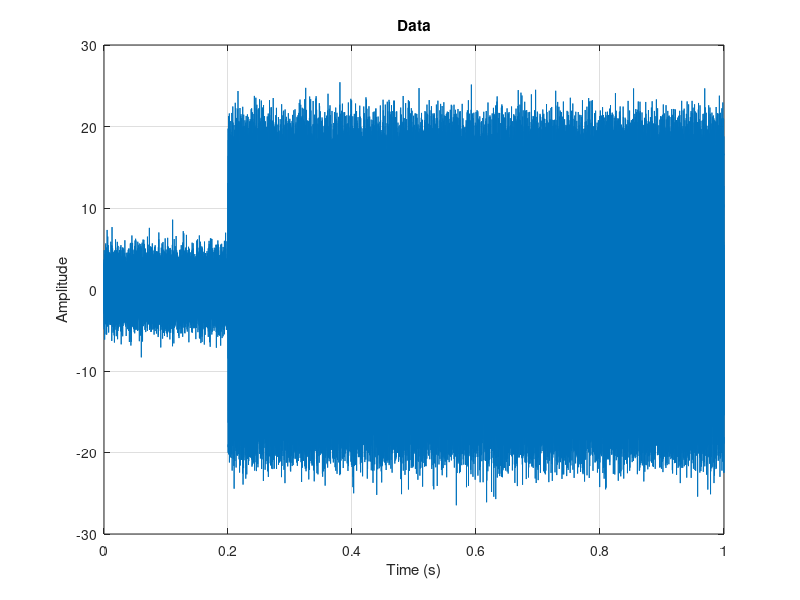
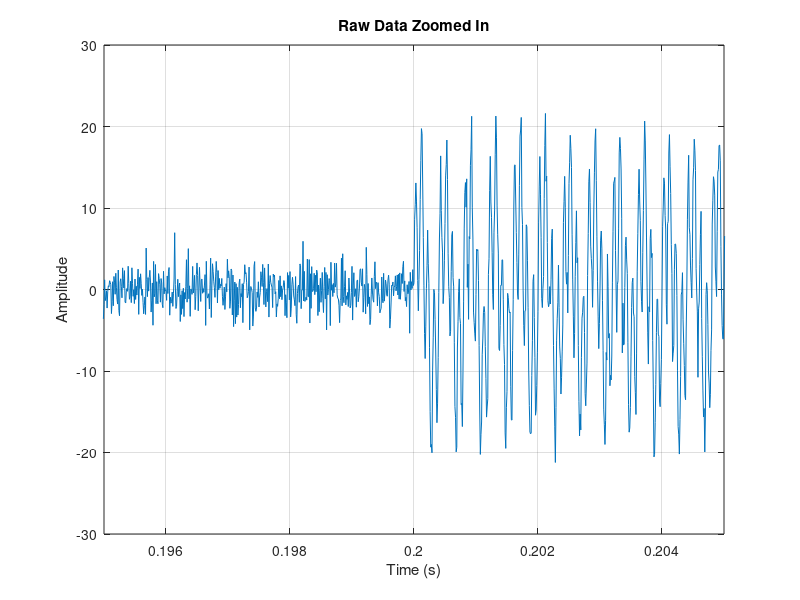
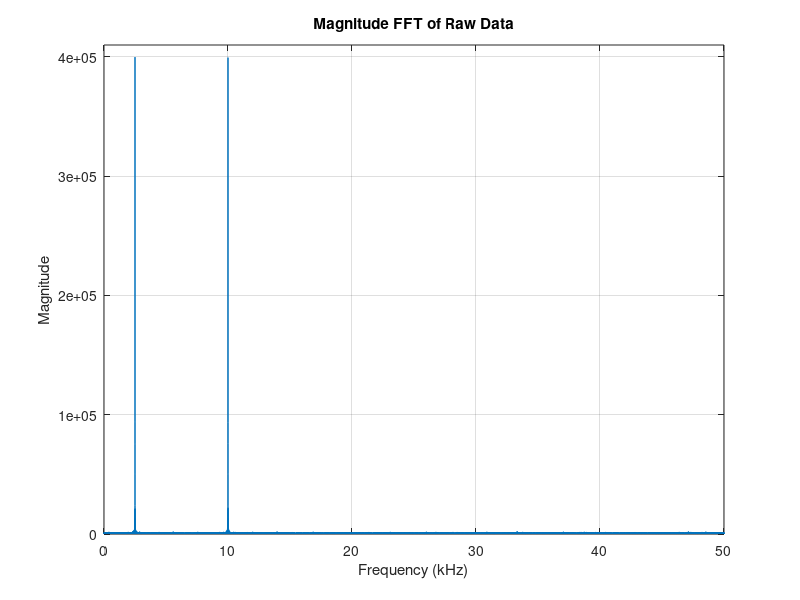
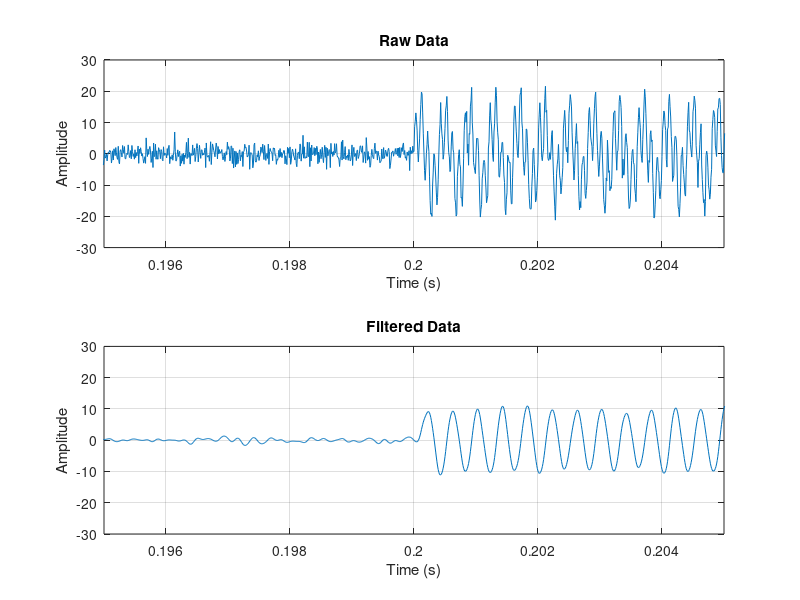

These charts were generated, in order, by the following MATLAB code:
function HW5_VoltageAnanlysis()
clc;
load('FilterData_HW5.mat')

% Get the indices where the time is less than or equal to 0.2 seconds
iNoise = find(tvec<=.2);

% Isolate the noise times and voltages
tNoise = tvec(iNoise);
Noise = yn(iNoise);

% Isolate the signal times and voltages
tSignal = tvec(iNoise(end):end);
Signal = yn(iNoise(end):end);

% Find RMS of the noise and signal voltage values
rmsNoise = RMS(Noise);
rmsSignal = RMS(Signal);
fprintf('RMS Signal: %5.3f\n',rmsSignal)
fprintf('RMS Noise: %5.3f\n',rmsNoise)

% Compute the signal to noise ratio
SNR = 20*log10(rmsSignal/rmsNoise);
fprintf('SNR: %5.3f\n',SNR)

% Filter signal and analyze
FilSig = analyze_data(tvec,yn);

% Isolate the noise times and voltages
Filt_tNoise = tvec(iNoise);
Filt_Noise = FilSig(iNoise);

% Isolate the signal times and voltages
Filt_tSignal = tvec(iNoise(end):end);
Filt_Signal = FilSig(iNoise(end):end);

% Find RMS of the noise and signal voltage values
rmsFiltNoise = RMS(Filt_Noise);
rmsFiltSignal = RMS(Filt_Signal);
fprintf('RMS Filtered Signal: %5.3f\n',rmsFiltSignal)
fprintf('RMS Filtered Noise: %5.3f\n',rmsFiltNoise)

% Compute the signal to noise ratio
FiltSNR = 20*log10(rmsFiltSignal/rmsFiltNoise);
fprintf('SNR: %5.3f\n',FiltSNR)
end

function rms = RMS(val)

N = length(val);
sq_val = val .^2;
ave = sum(sq_val) ./ N;

rms = sqrt(ave);
end

function FilSig = analyze_data(tvec,yn)
% --- Visualize data in file ---
figure;plot(tvec,yn);grid
title('Data')
xlabel('Time (s)');ylabel('Amplitude')

figure;plot(tvec,yn);grid
title('Raw Data Zoomed In')
axis([0.195,0.205,-30,30])
xlabel('Time (s)');ylabel('Amplitude')

% Frequency analysis
n = length(tvec);
fs = n/max(tvec);
fvec = [1:n/2-1]*fs/n; % frequency vector
Yn = abs(fft(yn));
figure;plot(fvec*1e-3,Yn(2:n/2));grid
xlabel('Frequency (kHz)');ylabel('Magnitude')
title('Magnitude FFT of Raw Data')
axis([0 50,0,4.1e5])
% ---------------------

% --- Lowpass (Butterworth) filter response ---
wn = .1;                      % define normalized cutoff frequency
[bu,au] = butter(6,wn,'low'); % create lowpass filter characteristics
FilSig = filter(bu,au,yn);    % apply filter to data
% -----------------------------------

figure;
subplot(211);plot(tvec,yn);grid
axis([0.195,0.205,-30,30])
title('Raw Data')
xlabel('Time (s)');ylabel('Amplitude')
subplot(212);plot(tvec,FilSig);grid
title('Filtered Data')
xlabel('Time (s)');ylabel('Amplitude')
axis([0.195,0.205,-30,30])
% -----------------------------------

% Frequency analysis
n = length(tvec);
fs = n/max(tvec);
fvec = [1:n/2-1]*fs/n; % frequency vector
FYn = abs(fft(FilSig));
figure;plot(fvec*1e-3,FYn(2:n/2));grid
xlabel('Frequency (kHz)');ylabel('Magnitude')
title('Magnitude FFT of Filtered Data')
axis([0 50,0,4.1e5])
% ---------------------

figure;plot(tvec,FilSig);grid
title('Filtered Data Zoomed In')
axis([0.195,0.205,-30,30])
xlabel('Time (s)');ylabel('Amplitude')
end

